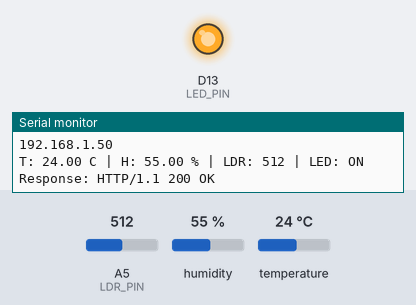
This sketch was run on a simulated Arduino Uno R4 WiFi. Shown: output pins drawn as LEDs (lit = HIGH), the last lines printed to the serial monitor. The test bench sets the inputs (shaded band); at power-on: A5 (LDR_PIN) = 512, humidity 55 %, temperature 24 °C. WiFi joins after 1.5 s; servers stay silent unless stated; uploads are accepted with an empty reply.

Above: at 2.7 s.
2.8 s: A5 (LDR_PIN) set to 29
12.9 s: A5 (LDR_PIN) set to 25
At 22.7 s:
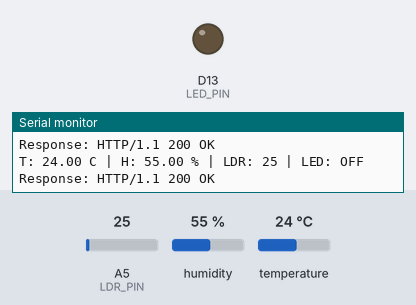
23.5 s: A5 (LDR_PIN) set to 122
At 32.9 s:
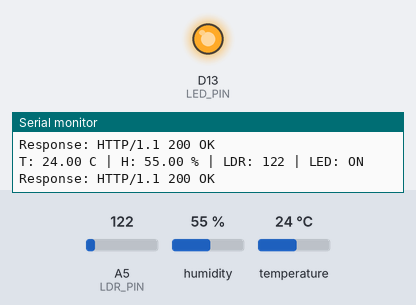
33.8 s: A5 (LDR_PIN) set to 16
At 43.1 s:
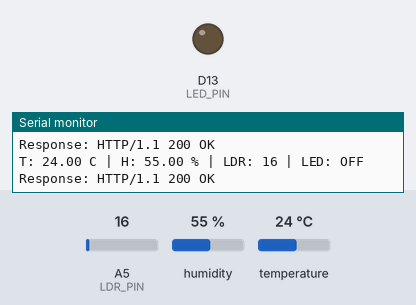
Timing chart, 0 to 44.6 s (numbered marks = the images above; inputs shaded):
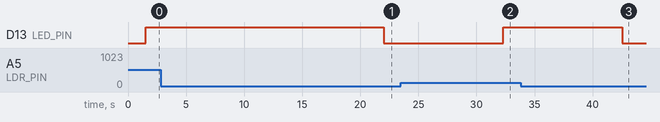

Measured:
- the behaviour switches between 27 and 26 on A5 (LDR_PIN) (found by bisection; images 0 and 1)
- after the input at 12.9 s, D13 (LED_PIN): HIGH → LOW after 9.1 s
- after the input at 23.5 s, D13 (LED_PIN): LOW → HIGH after 8.8 s
- after the input at 33.8 s, D13 (LED_PIN): HIGH → LOW after 8.8 s

The sketch:

sketch_oct13a.ino
```cpp
#include <WiFiS3.h>
#include <DHT.h>

#define DHTPIN 9
#define DHTTYPE DHT22
DHT dht(DHTPIN, DHTTYPE);

#define LDR_PIN A5
#define LED_PIN 13

const char* ssid = "TP-LINK Alexandersson Tove";
const char* password = "14306778";

// Разбий URL-а: https://script.google.com/macros/s/ID/exec
const char* host = "script.google.com";
const char* path = "/macros/s/AKfycbz54v-mUF-sI4SuTTp8tWvNJG8X6TXJnO3EAenAi5AUQUVbIDJQFGDIHxXMRNmGDwlH3w/exec";

int lightThreshold = 26;   // на R4 analogRead е 0-1023, калибрирай го

WiFiSSLClient client;

void setup() {
  Serial.begin(115200);
  dht.begin();
  pinMode(LED_PIN, OUTPUT);

  Serial.print("Connecting to Wi-Fi");
  while (WiFi.begin(ssid, password) != WL_CONNECTED) {
    Serial.print(".");
    delay(2000);
  }
  Serial.println("\nWi-Fi connected!");
  Serial.println(WiFi.localIP());
  client.setTimeout(10000);
}

void loop() {
  float humidity = dht.readHumidity();
  float temperature = dht.readTemperature();
  int lightValue = analogRead(LDR_PIN);

  digitalWrite(LED_PIN, lightValue > lightThreshold ? HIGH : LOW);
  String ledState = digitalRead(LED_PIN) == HIGH ? "ON" : "OFF";

  if (isnan(humidity) || isnan(temperature)) {
    Serial.println("Failed to read DHT22!");
    delay(2000);
    return;
  }

  Serial.print("T: "); Serial.print(temperature);
  Serial.print(" C | H: "); Serial.print(humidity);
  Serial.print(" % | LDR: "); Serial.print(lightValue);
  Serial.print(" | LED: "); Serial.println(ledState);

  String body = "{\"temperature\":" + String(temperature, 2) +
                ",\"humidity\":" + String(humidity, 2) +
                ",\"light\":" + String(lightValue) +
                ",\"led\":\"" + ledState + "\"}";

  if (client.connect(host, 443)) {
    client.println(String("POST ") + path + " HTTP/1.1");
    client.println(String("Host: ") + host);
    client.println("Content-Type: application/json");
    client.print("Content-Length: ");
    client.println(body.length());
    client.println("Connection: close");
    client.println();
    client.print(body);

    String status = client.readStringUntil('\n');
    Serial.print("Response: ");
    Serial.println(status);
    client.stop();
  } else {
    Serial.println("Connection to Google failed");
  }

  delay(10000);
}
```
